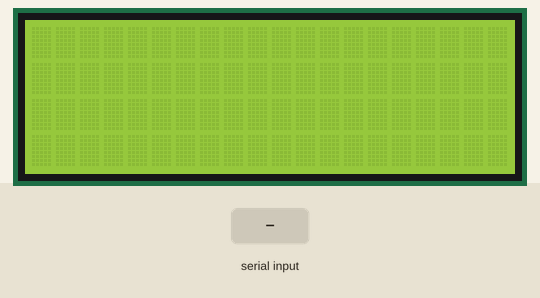
This sketch was run on a simulated Arduino Uno, built with avr-gcc and run on an emulated ATmega328P. Shown: 20×4 character LCD. The inputs (shaded band) are chosen by the test bench.

Above: at 1.2 s.
1.3 s: "1\n" received over Serial
2.8 s: "0\n" received over Serial
At 3.7 s:
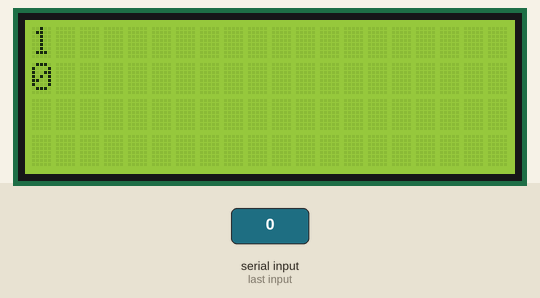
Timing chart, 0 to 5.8 s (numbered marks = the images above; inputs shaded):
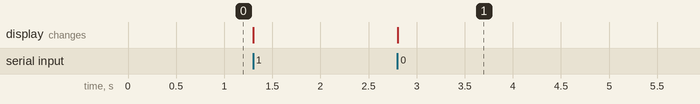

The sketch:

i2cLcdUartBridgeSimple.ino
```cpp
#include <Wire.h>
#include <LiquidCrystal_PCF8574.h>

const byte lcdAddress = 0x27;
byte lcdCols = 20;
byte lcdRows = 4;

LiquidCrystal_PCF8574 lcd(lcdAddress);

void setup() {
  int error;

  Serial.begin(115200);
  while (! Serial);

  Wire.begin();
  Wire.beginTransmission(lcdAddress);
  error = Wire.endTransmission();

  if (error == 0)
  {
    lcd.begin(lcdCols, lcdRows);
    lcd.setBacklight(255);
    lcd.home();
    lcd.clear();
  }
}

void loop() {

}

void serialEvent() {
  static byte rowIdx = 0;
  while (Serial.available()) {
    char inChar = (char)Serial.read();
    switch(inChar)
    {
      case '\r':
      case '\n':
        if((rowIdx+1) < lcdRows)
        {
          rowIdx++;
          lcd.setCursor(0,rowIdx);
        }
        else
        {
          rowIdx = 0;
          lcd.home();
          lcd.clear();
        }
        break;

      case 0x255:
        lcd.home();
        lcd.clear();
        break;

      default:
        lcd.print(inChar);
        break;
    }
  }
}
```

Measured:
- after the input at 2.8 s, the display: changes at once (image 1)
